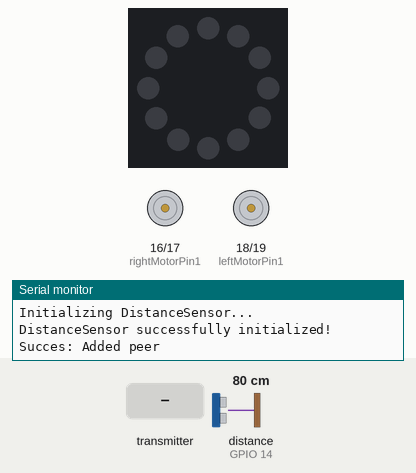
The sketch below on a simulated ESP32. Shown: 12 RGB LEDs in a ring, first at the top, clockwise, motor-driver pin pairs drawn as motors (green arrow = first pin HIGH = forward, orange = second pin HIGH = backward, longer = more drive, scaled by the enable pin), the last lines printed to the serial monitor. The test bench sets the inputs (shaded band); at power-on: distance to the obstacle (sensor on GPIO 14) 80 cm. The echo pulse lasts 58.3 µs per cm; WiFi joins after 1.5 s; servers stay silent unless stated; the audio player accepts every command and is not drawn.

Above: at 2.9 s.
3.0 s: the transmitter starts sending xAxisValue = 0
At 3.4 s:
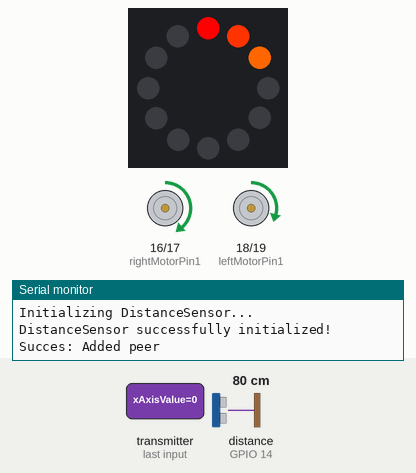
6.0 s: the transmitter starts sending yAxisValue = 255
At 7.4 s:
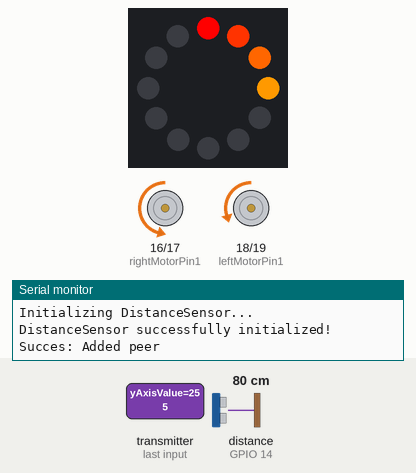
9.0 s: the transmitter starts sending yAxisValue = 0
At 10.78 s:
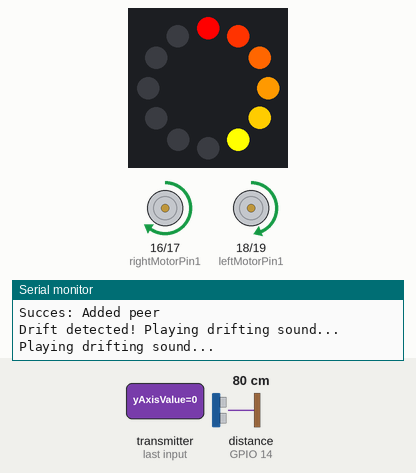
12.0 s: the transmitter starts sending yAxisValue = 64
At 12.28 s:
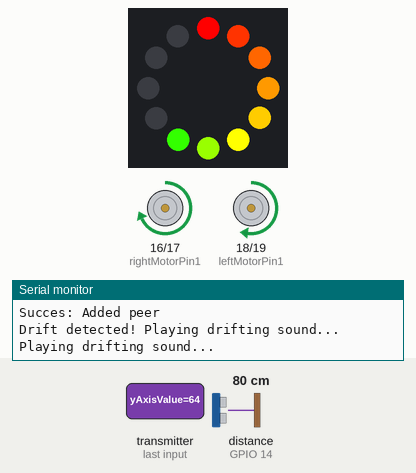
15.0 s: the transmitter starts sending xAxisValue = 255
At 17.78 s:
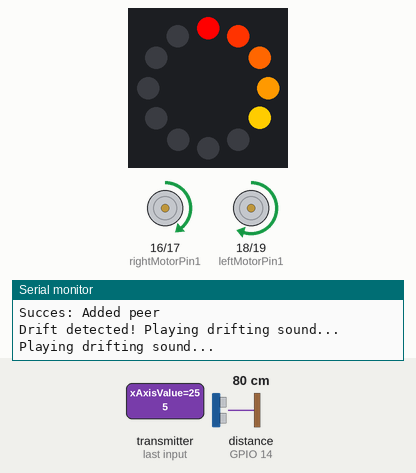
18.0 s: the transmitter starts sending yAxisValue = 128
At 18.28 s:
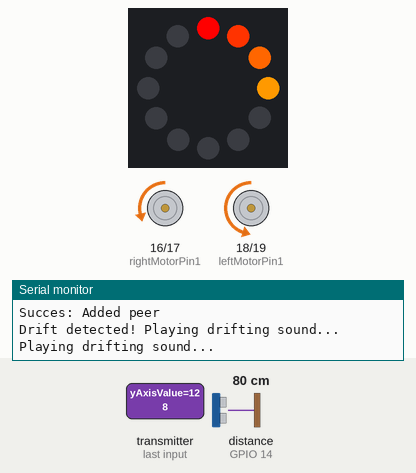
Timing chart, 0 to 22.0 s (numbered marks = the images above; inputs shaded):
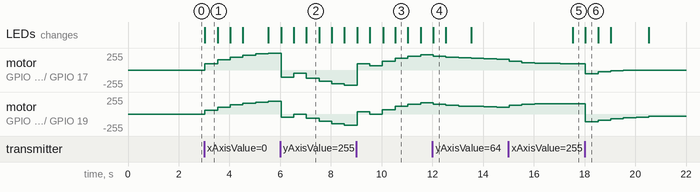

The sketch:

Receiver.ino
```cpp
#include <esp_now.h>
#include <WiFi.h>
#include "LedRing.h"
#include "DistanceSensor.h"
#include "AudioPlayer.h"

LedRing speedRing(12);

// Distance sensor pins
#define TRIG_PIN 33
#define ECHO_PIN 14
#define DF_RX 26   // ESP32 receives here → DFPlayer TX
#define DF_TX 25   // ESP32 sends here → DFPlayer RX
#define MAX_DIST 400

DistanceSensor distanceSensor(TRIG_PIN, ECHO_PIN, MAX_DIST);
AudioPlayer audioPlayer(DF_RX, DF_TX); // Single audio player for all sounds

uint8_t receiverMacAddress[] = {0xF8, 0xB3, 0xB7, 0x47, 0xF8, 0x7C};


// NOTE:
// Upload this code to the receiver ESP32 board (The car)!
//

//Right motor
int enableRightMotor=22;
int rightMotorPin1=16;
int rightMotorPin2=17;
//Left motor
int enableLeftMotor=23;
int leftMotorPin1=18;
int leftMotorPin2=19;

#define MAX_MOTOR_SPEED 230

// Smoothing and sensitivity constants
#define SMOOTHING_FACTOR 0.3  // Lower = smoother, higher = more responsive
#define STEERING_SENSITIVITY 0.6  // Reduce steering sensitivity (0.5 = half sensitivity)
#define MIN_THROTTLE_THRESHOLD 15  // Minimum throttle to start moving
#define MIN_STEERING_THRESHOLD 10  // Minimum steering input to register

// Smoothing variables
float smoothedThrottle = 0;
float smoothedSteering = 0;
int lastRightMotorSpeed = 0;
int lastLeftMotorSpeed = 0;

// Drifting detection variables
#define DRIFT_SPEED_THRESHOLD 50    // Minimum speed to trigger drift sound
#define DRIFT_STEERING_THRESHOLD 10  // Minimum steering angle to trigger drift sound
#define DRIFT_COOLDOWN 10000         // Cooldown between drift sounds (ms)
unsigned long lastDriftTime = 0;
bool isDrifting = false;

const int PWMFreq = 1000; /* 1 KHz */
const int PWMResolution = 8;

#define SIGNAL_TIMEOUT 1000  // This is signal timeout in milli seconds. We will reset the data if no signal
unsigned long lastRecvTime = 0;

struct PacketData
{
  byte xAxisValue;
  byte yAxisValue;
  byte switchPressed;
};
PacketData receiverData;

void rotateMotor(int rightMotorSpeed, int leftMotorSpeed);
void simpleMovements();
void throttleAndSteeringMovements();
void checkAndPlayDriftSound(int avgSpeed);

void OnDataRecv(const esp_now_recv_info_t *recv_info, const uint8_t *incomingData, int len)
{
  if (len == 0)
  {
    return;
  }
  memcpy(&receiverData, incomingData, sizeof(receiverData));
  String inputData ;
  inputData = inputData + "values " + receiverData.xAxisValue + "  " + receiverData.yAxisValue + "  " + receiverData.switchPressed;
  //Serial.println(inputData);

  throttleAndSteeringMovements();

  lastRecvTime = millis();
}

void throttleAndSteeringMovements()
{
  int throttle = map( receiverData.yAxisValue, 254, 0, -255, 255);
  int steering = map( receiverData.xAxisValue, 0, 254, -100, 100);
  int motorDirection = 1;

  if (throttle < 0)       //Move car backward
  {
    motorDirection = -1;
  }

  // Exponential smoothing for throttle and steering
  smoothedThrottle = (SMOOTHING_FACTOR * throttle) + ((1 - SMOOTHING_FACTOR) * smoothedThrottle);
  smoothedSteering = (SMOOTHING_FACTOR * steering) + ((1 - SMOOTHING_FACTOR) * smoothedSteering);

  // Apply steering sensitivity reduction
  smoothedSteering *= STEERING_SENSITIVITY;

  // Deadband to prevent small fluctuations from causing movement
  if (abs(smoothedThrottle) < MIN_THROTTLE_THRESHOLD) {
    smoothedThrottle = 0;
  }
  if (abs(smoothedSteering) < MIN_STEERING_THRESHOLD) {
    smoothedSteering = 0;
  }

  int rightMotorSpeed, leftMotorSpeed;
  rightMotorSpeed =  abs(smoothedThrottle) - smoothedSteering;
  leftMotorSpeed =  abs(smoothedThrottle) + smoothedSteering;
  rightMotorSpeed = constrain(rightMotorSpeed, 0, 255);
  leftMotorSpeed = constrain(leftMotorSpeed, 0, 255);

  rotateMotor(rightMotorSpeed * motorDirection, leftMotorSpeed * motorDirection);

  int avgSpeed = (abs(leftMotorSpeed) + abs(rightMotorSpeed)) / 2;

  // Check for drifting conditions
  checkAndPlayDriftSound(avgSpeed);

  speedRing.setSpeed(avgSpeed);
  speedRing.update();
}

void rotateMotor(int rightMotorSpeed, int leftMotorSpeed)
{
  if (rightMotorSpeed < 0)
  {
    digitalWrite(rightMotorPin1,LOW);
    digitalWrite(rightMotorPin2,HIGH);
  }
  else if (rightMotorSpeed > 0)
  {
    digitalWrite(rightMotorPin1,HIGH);
    digitalWrite(rightMotorPin2,LOW);
  }
  else
  {
    digitalWrite(rightMotorPin1,LOW);
    digitalWrite(rightMotorPin2,LOW);
  }

  if (leftMotorSpeed < 0)
  {
    digitalWrite(leftMotorPin1,LOW);
    digitalWrite(leftMotorPin2,HIGH);

  }
  else if (leftMotorSpeed > 0)
  {
    digitalWrite(leftMotorPin1,HIGH);
    digitalWrite(leftMotorPin2,LOW);
  }
  else
  {
    digitalWrite(leftMotorPin1,LOW);
    digitalWrite(leftMotorPin2,LOW);
  }

  ledcWrite(enableRightMotor, abs(rightMotorSpeed));
  ledcWrite(enableLeftMotor, abs(leftMotorSpeed));
}

void setUpPinModes()
{
  pinMode(enableRightMotor,OUTPUT);
  pinMode(rightMotorPin1,OUTPUT);
  pinMode(rightMotorPin2,OUTPUT);

  pinMode(enableLeftMotor,OUTPUT);
  pinMode(leftMotorPin1,OUTPUT);
  pinMode(leftMotorPin2,OUTPUT);

  //Set up PWM for motor speed
  ledcAttach(enableRightMotor, PWMFreq, PWMResolution);
  ledcAttach(enableLeftMotor, PWMFreq, PWMResolution);

  rotateMotor(0, 0);
}

void setup()
{
  speedRing.begin();
  setUpPinModes();

  Serial.begin(115200);
  WiFi.mode(WIFI_STA);

  // Initialize audio player
  Serial.println("Initializing audio player...");
  if (audioPlayer.begin()) {
    Serial.println("Playing startup sound...");
    audioPlayer.playStartingSound();
  }

  // Initialize distance sensor
  if (!distanceSensor.begin()) {
    Serial.println("Error initializing distance sensor");
    // Continue anyway - don't block the main functionality
  }

  // Init ESP-NOW
  if (esp_now_init() != ESP_OK)
  {
    Serial.println("Error initializing ESP-NOW");
    return;
  }

  esp_now_register_recv_cb(OnDataRecv);

  // Register peer
  esp_now_peer_info_t peerInfo;
  memset(&peerInfo, 0, sizeof(peerInfo));
  memcpy(peerInfo.peer_addr, receiverMacAddress, 6);
  peerInfo.channel = 0;
  peerInfo.encrypt = false;
  //peerInfo.ifidx=WIFI_IF_AP;

  // Add peer
  if (esp_now_add_peer(&peerInfo) != ESP_OK)
  {
    Serial.println("Failed to add peer");
    return;
  }
  else
  {
    Serial.println("Succes: Added peer");
  }
}


void loop() {
  // Update distance sensor for proximity detection
  distanceSensor.update();

  // Handle proximity alerts with audio
  static bool wasProximityAlert = false;
  bool isProximityAlert = distanceSensor.isProximityAlert();

  if (isProximityAlert && !wasProximityAlert) {
    // Start playing siren sound when proximity alert begins
    Serial.println("Reciever should play siren sound");
    audioPlayer.playSirenSound();
  }

  wasProximityAlert = isProximityAlert;

  //Check Signal lost.
  unsigned long now = millis();
  if ( now - lastRecvTime > SIGNAL_TIMEOUT )
  {
    rotateMotor(0, 0);
  }
}

void checkAndPlayDriftSound(int avgSpeed) {
  unsigned long currentTime = millis();
  bool shouldDrift = (avgSpeed > DRIFT_SPEED_THRESHOLD) &&
                     (abs(smoothedSteering) > DRIFT_STEERING_THRESHOLD) &&
                     (currentTime - lastDriftTime > DRIFT_COOLDOWN);

  if (shouldDrift && !isDrifting) {
    Serial.println("Drift detected! Playing drifting sound...");
    audioPlayer.playDriftingSound();
    lastDriftTime = currentTime;
    isDrifting = true;
  } else if (!shouldDrift && isDrifting) {
    isDrifting = false;
  }
}
```

AudioPlayer.cpp
```cpp
#include "AudioPlayer.h"

AudioPlayer::AudioPlayer(int dfRx, int dfTx) {
    rxPin = dfRx;
    txPin = dfTx;
    serial = new HardwareSerial(1);
    dfPlayer = new DFRobotDFPlayerMini();
    isInitialized = false;
}

AudioPlayer::~AudioPlayer() {
    delete dfPlayer;
    delete serial;
}

bool AudioPlayer::begin() {
    serial->begin(9600, SERIAL_8N1, rxPin, txPin);

    // Give the DFPlayer time to initialize
    delay(1000);

    Serial.println("Starting AudioPlayer...");
    if (!dfPlayer->begin(*serial)) {
        Serial.println("AudioPlayer could not be started.");
        return false;
    }

    Serial.println("AudioPlayer successfully started!");
    delay(200);

    // Set default volume
    setVolume(25);

    isInitialized = true;
    return true;
}

void AudioPlayer::setVolume(int volume) {
    if (isInitialized) {
        dfPlayer->volume(volume);
        Serial.print("Volume set to: ");
        Serial.println(volume);
    }
}

void AudioPlayer::playStartingSound() {
    if (isInitialized) {
        Serial.println("Playing starting sound...");
        dfPlayer->play(1); // 0001.mp3 - starting sound
    }
}

void AudioPlayer::playSirenSound() {
    if (isInitialized) {
        Serial.println("Playing siren sound...");
        dfPlayer->play(2); // 0002.mp3 - siren sound
    }
}

void AudioPlayer::playDriftingSound() {
    if (isInitialized) {
        Serial.println("Playing drifting sound...");
        dfPlayer->play(3); // 0003.mp3 - drifting sound
    }
}
```

AudioPlayer.h
```cpp
#ifndef AUDIOPLAYER_H
#define AUDIOPLAYER_H

#include "DFRobotDFPlayerMini.h"
#include <HardwareSerial.h>

class AudioPlayer {
private:
    DFRobotDFPlayerMini* dfPlayer;
    HardwareSerial* serial;
    int rxPin;
    int txPin;
    bool isInitialized;

public:
    AudioPlayer(int dfRx, int dfTx);
    ~AudioPlayer();

    bool begin();
    void setVolume(int volume);

    // Specific sound methods
    void playStartingSound();
    void playSirenSound();
    void playDriftingSound();
};

#endif
```

DistanceSensor.cpp
```cpp
#include "DistanceSensor.h"

DistanceSensor::DistanceSensor(int trig, int echo, int maxDist) {
    trigPin = trig;
    echoPin = echo;
    maxDistance = maxDist;

    sonar = new NewPing(trigPin, echoPin, maxDistance);

    isPlaying = false;
    lastCheck = 0;
    checkInterval = 100;
}

bool DistanceSensor::begin() {
    Serial.println("Initializing DistanceSensor...");
    Serial.println("DistanceSensor successfully initialized!");
    return true;
}

void DistanceSensor::update() {
    if (millis() - lastCheck > checkInterval) {
        lastCheck = millis();

        unsigned int distance = sonar->ping_cm();

        // Add distance reading to serial output for debugging
        //Serial.print("Distance: ");
        //Serial.print(distance);
        //Serial.println(" cm");

        if (distance < 0) {
            Serial.print ("Distance under 0! Distance: ");
            Serial.print(distance);
            Serial.println(" cm");

        }
        if (distance < 20) {
            if (!isPlaying) {
                Serial.print("PROXIMITY ALERT! Distance: ");
                Serial.print(distance);
                Serial.println(" cm");
                isPlaying = true;
            }
        } else {
           if (isPlaying){
                Serial.println("Distance > 20cm, stopping audio");
                isPlaying = false;
           }


        }
    }
}

int DistanceSensor::getDistance() {
    return sonar->ping_cm();
}

bool DistanceSensor::isProximityAlert() {
    return isPlaying;
}
```

DistanceSensor.h
```cpp
#ifndef DISTANCESENSOR_H
#define DISTANCESENSOR_H

#include <NewPing.h>

class DistanceSensor {
private:
    NewPing* sonar;

    bool isPlaying;
    unsigned long lastCheck;
    unsigned long checkInterval;

    int trigPin;
    int echoPin;
    int maxDistance;

public:
    DistanceSensor(int trig, int echo, int maxDist = 400);
    bool begin();
    void update();
    int getDistance();
    bool isProximityAlert(); // Check if proximity alert should be triggered
};

#endif
```

LedRing.cpp
```cpp
#include "LedRing.h"

#define NUM_LEDS 12

// Predefined rainbow colors for each LED position - evenly spaced across spectrum
uint32_t rainbowColors[NUM_LEDS] = {
  0xFF0000,  // Red
  0xFF3300,  // Red-Orange
  0xFF6600,  // Orange
  0xFF9900,  // Yellow-Orange
  0xFFCC00,  // Golden Yellow
  0xFFFF00,  // Pure Yellow
  0x99FF00,  // Yellow-Green
  0x33FF00,  // Lime Green
  0x00FF33,  // Green
  0x00FF99,  // Cyan-Green
  0x0099FF,  // Sky Blue
  0x3300FF   // Blue-Purple
};

LedRing::LedRing(int pin) : ring(NUM_LEDS, pin, NEO_GRB + NEO_KHZ800) {
  speedValue = 0;
}

void LedRing::begin() {
  ring.begin();
  ring.show();
}

void LedRing::setSpeed(int speed) {
  speedValue = constrain(speed, 0, 254);
}

void LedRing::update() {
  ring.clear();
  int ledsOn = map(speedValue, 0, 254, 0, NUM_LEDS);

  for (int i = 0; i < ledsOn; i++) {
    ring.setPixelColor(i, rainbowColors[i]);
  }

  ring.show();
}
```

LedRing.h
```cpp
#ifndef LED_RING_H
#define LED_RING_H

#include <Adafruit_NeoPixel.h>

class LedRing {
  private:
    Adafruit_NeoPixel ring;
    int speedValue;

  public:
    LedRing(int pin);
    void begin();
    void setSpeed(int speed);
    void update();
};

#endif
```

Measured:
- after the input at 3.0 s, motor on GPIO 16 (rightMotorPin1) / GPIO 17 (rightMotorPin2): moves from stopped to forward 255/255 over 2.5 s, starting at once; motor on GPIO 18 (leftMotorPin1) / GPIO 19 (leftMotorPin2): moves from stopped to forward 193/255 over 2.5 s, starting at once; the LEDs: change at once (image 1)
- after the input at 6.0 s, motor on GPIO 16 (rightMotorPin1) / GPIO 17 (rightMotorPin2): forward 255/255 → backward 111/255 at once, → backward 51/255 0.50 s later, → backward 122/255 0.50 s later, → backward 171/255 0.50 s later, … (6 changes in this stretch); the LEDs: first change at once (image 2 shows a later state)
- after the input at 9.0 s, the LEDs: first change at once (image 3 shows a later state)
- after the input at 15.0 s, the LEDs: change after 2.5 s (image 5)
- what the display in image 1 shows lasts 0.5 s, from 3.0 s to 3.5 s
